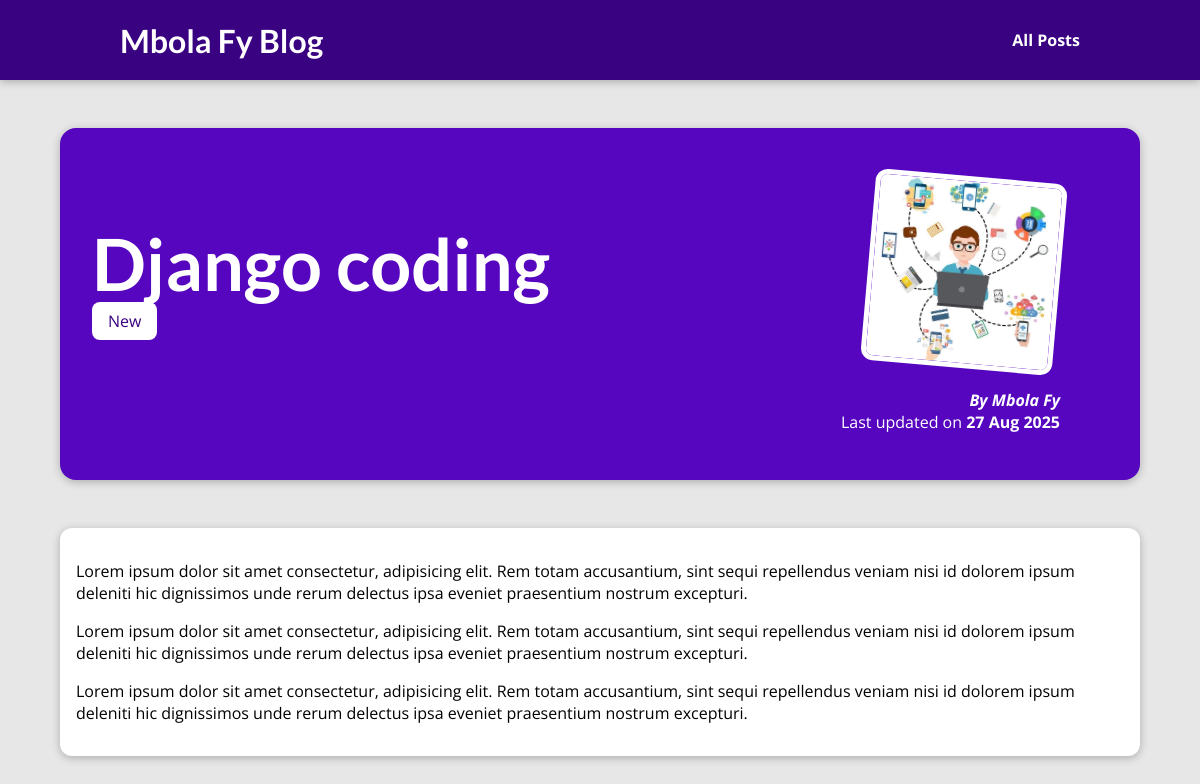
/posts/django-coding, run on the app's committed database.
### blog/models.py (models this page shows, shortened)
class Post(models.Model):
    title = models.CharField(max_length=150)
    excerpt = models.CharField(max_length=250)
    image = models.ImageField(upload_to="pots", null=True)
    date = models.DateField(auto_now=True)
    slug = models.SlugField(unique=True, db_index=True)
    content =  models.TextField(validators=[MinLengthValidator(10)])
    author = models.ForeignKey(Author, on_delete=models.SET_NULL, related_name="posts", null=True)
    tags = models.ManyToManyField(Tag)

class Tag(models.Model):
    caption = models.CharField(max_length=20)

class Author(models.Model):
    first_name = models.CharField(max_length=100)
    last_name = models.CharField(max_length=100)
    email_address = models.EmailField()
    def full_name(self):
        return f"{self.first_name} {self.last_name}"
    def __str__(self):
        return self.full_name()

### blog/views.py (the view)
# urls.py: path("posts/<slug:slug>", views.post_detail, name="post-detail-page")
def post_detail(request, slug):
    identified_post = get_object_or_404(Post, slug=slug)
    return render(request, "blog/post-detail.html", {
        "post": identified_post,
        "post_tags": identified_post.tags.all()
    })

### blog/templates/blog/post-detail.html (shortened to what this page needs)
{% extends 'base.html' %}
{% load static %}
{% block css_files %}
  <link rel="stylesheet" href="{% static 'blog/post-detail.css' %}">
{% endblock %}
{% block content %}
  <section id="summary">
    <h2>{{ post.title }}</h2>
    <div>
      {% for tag in post_tags %}
        <span class="tag">{{ tag.caption }}</span>
      {% endfor %}
    </div>
    <article>
        <img src="{{ post.image.url }}" alt="{{ post.title }}">
        <address>By <a href="mailto:{{ post.author.email_address }}">{{ post.author }}</a></address>
        <div>
            Last updated on <time>{{ post.date|date:"d M Y" }}</time>
        </div>
    </article>
  </section>
  <main>
    {{post.content|linebreaks}}
  </main>
{% endblock %}

### static/app.css (style rules this page uses)
* { box-sizing: border-box; }
html { font-family: 'Open Sans', 'Lato', sans-serif; }
body { margin: 0; }
h1, h2, h3 { font-family: 'Lato', sans-serif; font-weight: bold; }

### blog/static/blog/post-detail.css (style rules this page uses)
body { background-color: #e7e7e7; }
#summary { margin: 8rem auto 3rem auto; padding: 2rem; width: 90%; max-width: 90rem; border-radius: 16px; background-color: #5706c0; position: relative; box-shadow: 0 2px 8px rgba(0, 0, 0, 0.25); height: 22rem; }
#summary h2 { color: white; font-size: 4.5rem; margin-bottom: 0.25rem; }
#summary a { color: #fff; text-decoration: none; }
#summary article { position: absolute; top: 2rem; right: 3rem; padding: 1rem 2rem; border-radius: 12px; text-align: right; color: white; }
#summary article img { width: 12rem; height: 12rem; border-radius: 12px; transform: rotateZ(5deg); border: 5px solid white; margin-bottom: 1rem; }
#summary address { font-weight: bold; }
#summary time { font-weight: bold; }
main { width: 90%; max-width: 90rem; margin: 3rem auto; background-color: white; padding: 1rem; border-radius: 12px; box-shadow: 0 2px 8px rgba(0, 0, 0, 0.25); }
.tag { background-color: #fff; color: #390281; padding: 0.5rem 1rem; border-radius: 8px; }

### data on the page
Post: title "Django coding", image (picture), author "Mbola Fy", date "27 Aug 2025", content "Lorem ipsum dolor sit amet consectetur, adipisicing elit. Rem totam accusantium, sint sequi repellendus veniam nisi id dolorem ipsum deleniti hic dignissimos unde rerum delectus ipsa eveniet praesentium nostrum excepturi. Lorem ipsum dolor sit amet consectetur, adipisicing elit. Rem totam accusantium, sint sequi repellendus veniam nisi id dolorem ipsum deleniti hic dignissimos unde rerum delectus ipsa eveniet praesentium nostrum excepturi. Lorem ipsum dolor sit amet consectetur, adipisicing elit. Rem totam accusantium, sint sequi repellendus veniam nisi id dolorem ipsum deleniti hic dignissimos unde rerum delectus ipsa eveniet praesentium nostrum excepturi."
Tag: caption "New"
